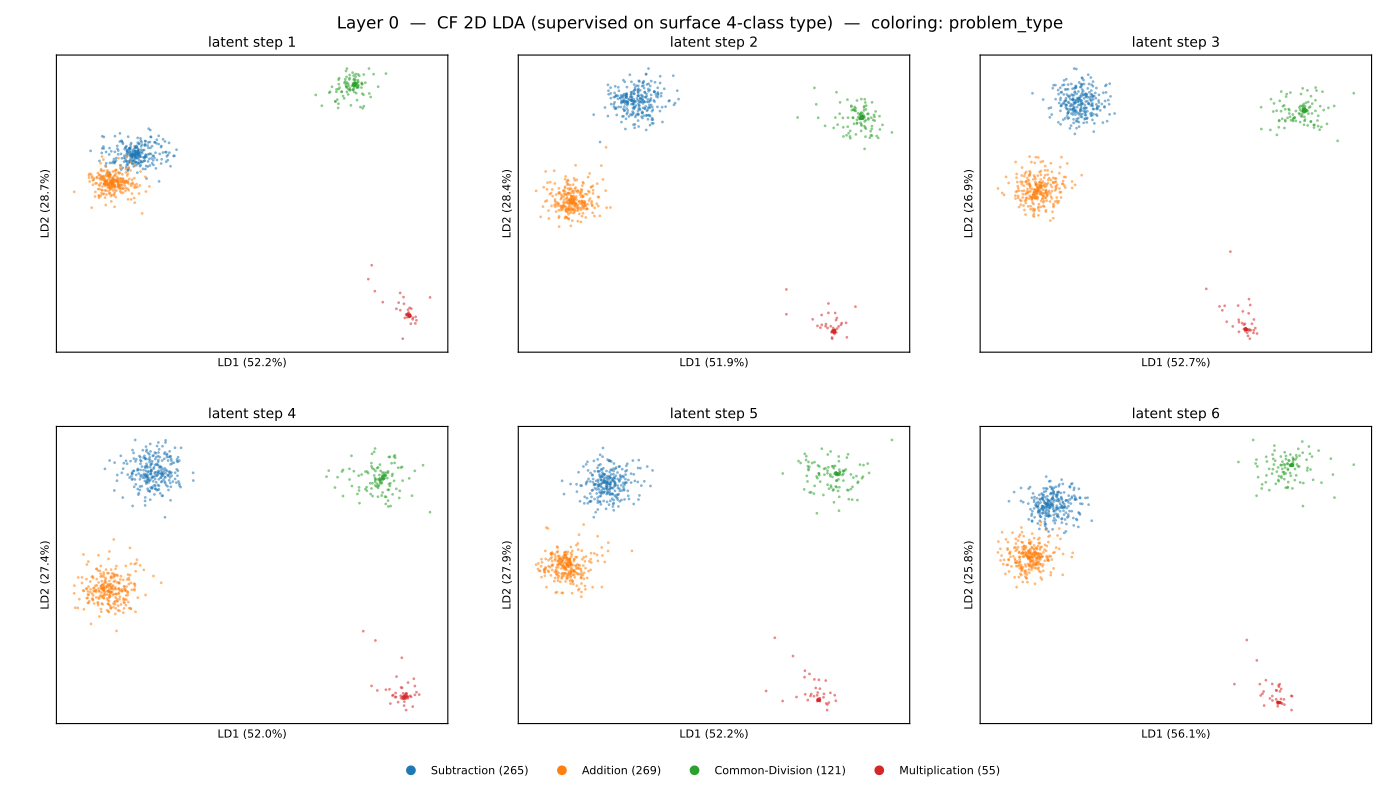

Reproduce this figure in Python.
"""Per-(layer, latent-step) 2D LDA on the *counterfactual* magnitude-matched
SVAMP activations, supervised on problem type. Colorings:
  - problem_type   : sanity check that the LDA finds operator separation
  - output_bucket  : does the operator-supervised axis also separate magnitude
                     buckets? On magnitude-matched CF, magnitude is decoupled
                     from operator by construction, so the same axes should
                     NOT separate buckets — that's the disentanglement test.

Layout:
  - 17 slides, problem_type coloring
  - 17 slides, output_bucket coloring
Total: 34 slides.
"""

from __future__ import annotations

import json
from collections import Counter
from pathlib import Path

import matplotlib.pyplot as plt
import numpy as np
import torch
from matplotlib.backends.backend_pdf import PdfPages
from matplotlib.lines import Line2D
from sklearn.discriminant_analysis import LinearDiscriminantAnalysis


REPO = Path(__file__).resolve().parent.parent.parent
# CF activations + metadata are built by _combined_loader (svamp Mul+Div + gpt Add+Sub).
from _combined_loader import load_combined_cf
OUT_PDF = REPO / "visualizations-student-correct" / "sc-v3" / "cf_lda_slideshow.pdf"

PROBLEM_TYPE_COLORS = {
    "Subtraction": "#1f77b4",
    "Addition": "#ff7f0e",
    "Common-Division": "#2ca02c",
    "Multiplication": "#d62728",
}
BUCKETS_ORDER = ["<10", "10-99", "100-999", "1000+"]
BUCKET_COLORS = {
    "<10": "#440154",
    "10-99": "#3b528b",
    "100-999": "#21918c",
    "1000+": "#fde725",
}


_CACHE: dict = {}


def _ensure_loaded():
    if "acts" not in _CACHE:
        a, m = load_combined_cf()
        _CACHE["acts"] = a
        _CACHE["meta"] = m


def load_metadata() -> dict:
    _ensure_loaded()
    m = _CACHE["meta"]
    return {
        "n": len(m["type"]),
        "problem_type": m["type"],     # 4-class surface label
        "src_type": m["src_type"],     # underlying op (Mul/Div for transformed)
        "origin": m["origin"],
    }


def load_activations() -> np.ndarray:
    _ensure_loaded()
    a = _CACHE["acts"]
    print(f"  loaded combined activations shape={a.shape}", flush=True)
    return a


def fit_all_lda_2d(
    acts: np.ndarray, problem_type: np.ndarray
) -> tuple[np.ndarray, np.ndarray]:
    """Fit LDA per (layer, latent_step) supervised on surface 4-class type. Returns
    coords (L, S, N, 2) and var-ratio (L, S, 2)."""
    N, S, L, _H = acts.shape
    out = np.empty((L, S, N, 2), dtype=np.float32)
    var_ratio = np.empty((L, S, 2), dtype=np.float32)
    print(
        f"fitting {L*S} LDAs (2D, supervised on CF problem_type, "
        f"per layer × per latent step)",
        flush=True,
    )
    for layer in range(L):
        for step in range(S):
            X = acts[:, step, layer, :]
            lda = LinearDiscriminantAnalysis(n_components=2, solver="svd")
            out[layer, step] = lda.fit_transform(X, problem_type)
            var_ratio[layer, step] = lda.explained_variance_ratio_[:2]
        print(f"  layer {layer}/{L-1} done", flush=True)
    return out, var_ratio


def render_slide(
    pdf: PdfPages,
    layer: int,
    proj_for_layer: np.ndarray,  # (S, N, 2)
    var_for_layer: np.ndarray,   # (S, 2)
    coloring: str,
    meta: dict,
):
    S = proj_for_layer.shape[0]
    fig, axes = plt.subplots(2, 3, figsize=(14, 7.875))
    fig.suptitle(
        f"Layer {layer}  —  CF 2D LDA (supervised on surface 4-class type)  "
        f"—  coloring: {coloring}",
        fontsize=12,
    )
    legend_proxies: list[Line2D] = []
    for s, ax in enumerate(axes.ravel()):
        if s >= S:
            ax.axis("off")
            continue
        xy = proj_for_layer[s]

        if coloring == "problem_type":
            for cls, color in PROBLEM_TYPE_COLORS.items():
                mask = meta["problem_type"] == cls
                ax.scatter(xy[mask, 0], xy[mask, 1],
                           s=4, c=color, alpha=0.55, linewidths=0)
            if s == 0:
                for cls, color in PROBLEM_TYPE_COLORS.items():
                    n = (meta["problem_type"] == cls).sum()
                    legend_proxies.append(
                        Line2D([0], [0], marker="o", linestyle="",
                               color=color, label=f"{cls} ({n})"))
        elif coloring == "src_type":
            src_colors = {"Multiplication":"#d62728","Common-Division":"#2ca02c"}
            for cls, color in src_colors.items():
                mask = meta["src_type"] == cls
                ax.scatter(xy[mask, 0], xy[mask, 1],
                           s=4, c=color, alpha=0.55, linewidths=0)
            if s == 0:
                for cls, color in src_colors.items():
                    n = (meta["src_type"] == cls).sum()
                    legend_proxies.append(
                        Line2D([0], [0], marker="o", linestyle="",
                               color=color, label=f"src={cls} ({n})"))
        else:
            raise ValueError(coloring)

        ax.set_title(f"latent step {s+1}", fontsize=10)
        ax.set_xticks([])
        ax.set_yticks([])
        ax.set_xlabel(f"LD1 ({var_for_layer[s, 0]*100:.1f}%)", fontsize=8)
        ax.set_ylabel(f"LD2 ({var_for_layer[s, 1]*100:.1f}%)", fontsize=8)

    if legend_proxies:
        fig.legend(handles=legend_proxies, loc="lower center",
                   ncol=len(legend_proxies), fontsize=8, frameon=False,
                   bbox_to_anchor=(0.5, 0.0))
    fig.subplots_adjust(top=0.93, bottom=0.08, left=0.04, right=0.98,
                        wspace=0.18, hspace=0.25)
    pdf.savefig(fig, dpi=140)
    plt.close(fig)


def main():
    meta = load_metadata()
    acts = load_activations()

    # _combined_loader has already filtered to student-correct on each source.

    print("CF labels (student-correct only):",
          " problem_type=", dict(Counter(meta["problem_type"])),
          " | src_type=", dict(Counter(meta["src_type"])),
          flush=True)

    proj_all, var_all = fit_all_lda_2d(acts, meta["problem_type"])
    L = proj_all.shape[0]

    print(f"writing {OUT_PDF}", flush=True)
    OUT_PDF.parent.mkdir(parents=True, exist_ok=True)
    with PdfPages(OUT_PDF) as pdf:
        for coloring in ["problem_type", "src_type"]:
            print(f"  coloring: {coloring}", flush=True)
            for layer in range(L):
                render_slide(pdf, layer, proj_all[layer], var_all[layer], coloring, meta)
    print(f"done -> {OUT_PDF}  ({OUT_PDF.stat().st_size/1e6:.1f} MB)")


if __name__ == "__main__":
    main()
